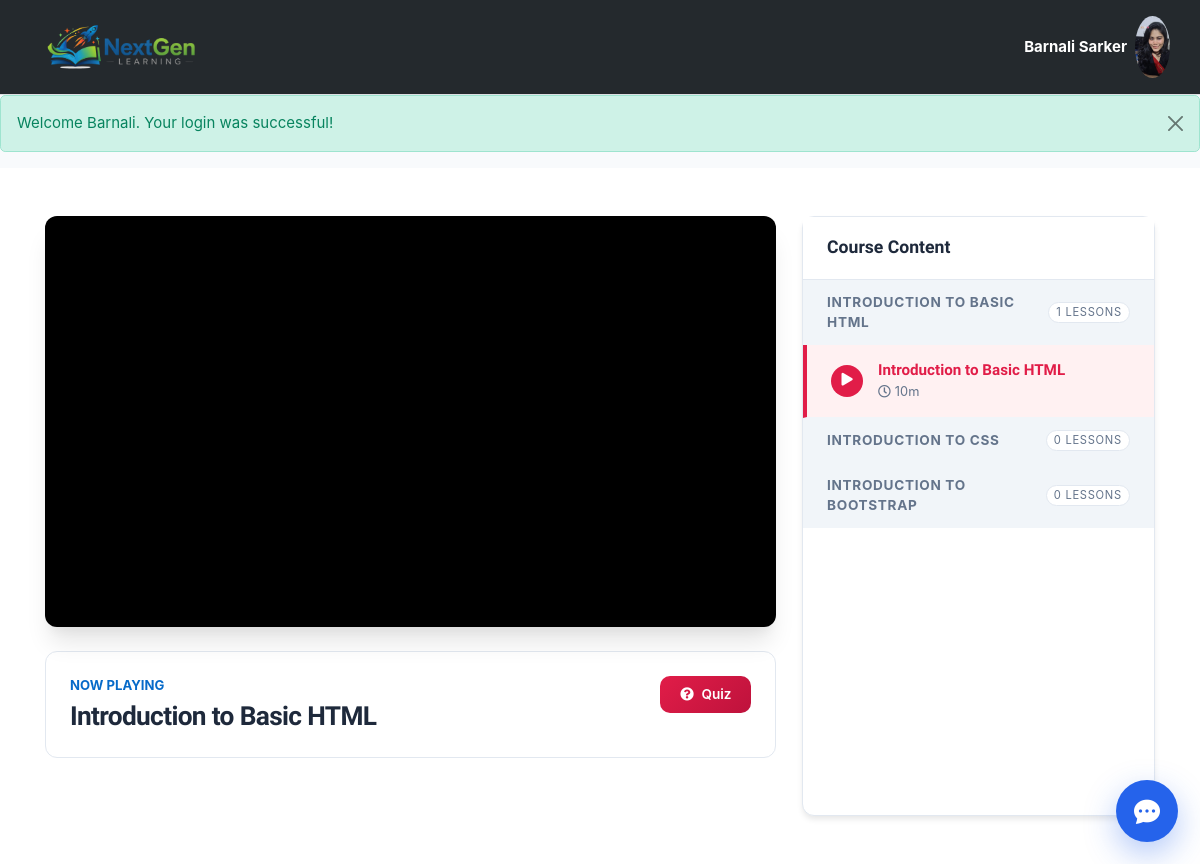
The page /student/watch_course.php?course_id=40 (signed in) on the database its author committed.
### tables this page shows
CREATE TABLE `users` (
  `id` int(11) NOT NULL,
  `role` enum('student','admin','instructor') NOT NULL DEFAULT 'student',
  `first_name` varchar(255) NOT NULL,
  `last_name` varchar(255) NOT NULL,
  `phone` varchar(255) NOT NULL,
  `email` varchar(255) NOT NULL,
  `password` varchar(255) NOT NULL,
  `avatar` varchar(255) DEFAULT NULL,
  `created_at` datetime NOT NULL DEFAULT current_timestamp(),
  `updated_at` datetime NOT NULL DEFAULT current_timestamp()
);

CREATE TABLE `lectures` (
  `id` int(11) NOT NULL,
  `course_id` bigint(20) NOT NULL,
  `title` varchar(255) NOT NULL
);

CREATE TABLE `topics` (
  `id` int(11) NOT NULL,
  `lecture_id` int(11) NOT NULL,
  `course_id` int(11) NOT NULL,
  `title` varchar(255) NOT NULL,
  `video` varchar(255) NOT NULL,
  `duration` varchar(255) NOT NULL,
  `price` enum('free','premium') NOT NULL
);

### includes/get_course_lectures.php (called while the page is built, shortened)
<?php
function get_course_lectures($conn, $course_id) {
    $lectures = [];
    $stmt = $conn->prepare("SELECT * FROM lectures WHERE course_id = ?");
    $stmt->bind_param("i", $course_id);
    $stmt->execute();
    $result = $stmt->get_result();
    if ($result) {
        $lectures = $result->fetch_all(MYSQLI_ASSOC);
    }
    return $lectures;
}
?>

### includes/get_course_topics.php (called while the page is built, shortened)
<?php
function get_course_topics($conn, $lecture_id) {
    $topics = [];
    $stmt = $conn->prepare("SELECT * FROM topics WHERE lecture_id = ?");
    $stmt->bind_param("i", $lecture_id);
    $stmt->execute();
    $result = $stmt->get_result();
    if ($result) {
        $topics = $result->fetch_all(MYSQLI_ASSOC);
    }
    return $topics;
}
?>

### includes/get_user_by_id.php (called while the page is built, shortened)
<?php
function get_user($conn, $user_id)
{
    $stmt = $conn->prepare("SELECT * FROM users WHERE id = ?");
    $stmt->bind_param("s", $user_id);
    if (!$stmt->execute()) {
        echo "Error executing query: " . $stmt->error;
        return null;
    }
    $result = $stmt->get_result();
    if ($result->num_rows > 0) {
        $user = $result->fetch_assoc();
        return $user;
    } else {
        echo "No user found with the given email.";
        $stmt->close();
        return null;
    }
}
?>

### student/watch_course.php (the view, shortened to what this page needs)
<?php
include('../includes/db.php');
include('../includes/get_course_topics.php');
include('../includes/get_course_lectures.php');
$course_id = $_GET['course_id'];
$course_lectures = get_course_lectures($conn, $course_id);
$watched_topic_ids = [];
?>
<main>
    <div class="container py-5">
        <div class="row g-4">
            <div class="col-lg-8">
                <div class="player-wrapper">
                    <div id="videoPlayer"></div>
                </div>
                <div class="video-title-section">
                    <div class="d-flex align-items-start justify-content-between gap-3">
                        <div class="flex-grow-1 min-width-0">
                            <p class="text-uppercase small fw-bold text-primary mb-1">Now Playing</p>
                            <h4 id="currentVideoTitle" class="text-truncate">Select a lesson to start learning</h4>
                        </div>
                        <button id="quizBtn" class="quiz-btn flex-shrink-0" onclick="openQuiz()" title="Test your knowledge on this topic">
                            <i class="fas fa-question-circle me-1"></i> Quiz
                        </button>
                    </div>
                </div>
            </div>
            <div class="col-lg-4">
                <div class="curriculum-card">
                    <div class="card-header bg-opacity-10">
                        <h3 class="mb-0">Course Content</h3>
                    </div>
                    <div class="curriculum-body">
                        <?php if (!empty($course_lectures)): ?>
                            <?php foreach ($course_lectures as $lecture): ?>
                                <div class="lecture-section-title">
                                    <?php echo htmlspecialchars($lecture['title']); ?>
                                    <?php
                                        $topics = get_course_topics($conn, $lecture['id']);
                                        $count = count($topics ?? []);
                                    ?>
                                    <span class="badge rounded-pill"><?php echo $count; ?> Lessons</span>
                                </div>
                                <?php if ($count > 0): ?>
                                    <?php foreach ($topics as $lesson):
                                        $videoUrl = $lesson['video'];
                                        $videoId = '';
                                        if (preg_match('/[?&]v=([^&]+)/', $videoUrl, $matches)) { $videoId = $matches[1]; }
                                        elseif (preg_match('/youtu\.be\/([^?]+)/', $videoUrl, $matches)) { $videoId = $matches[1]; }
                                    ?>
                                        <div class="lecture-item play-video"
                                             data-video-id="<?php echo htmlspecialchars($videoId); ?>"
                                             data-title="<?php echo htmlspecialchars($lesson['title']); ?>"
                                             data-topic-id="<?php echo (int)$lesson['id']; ?>"
                                             data-watched="<?php echo in_array((int)$lesson['id'], $watched_topic_ids) ? '1' : '0'; ?>">
                                            <div class="play-icon-box">
                                                <i class="fas fa-play"></i>
                                            </div>
                                            <div class="flex-grow-1">
                                                <h6><?php echo htmlspecialchars($lesson['title']); ?></h6>
                                                <p><i class="far fa-clock me-1"></i><?php echo htmlspecialchars($lesson['duration']); ?></p>
                                            </div>
                                        </div>
                                    <?php endforeach; ?>
                                <?php endif; ?>
                            <?php endforeach; ?>
                        <?php else: ?>
                            <div class="text-center py-5">
                                <p class="text-muted">No content available.</p>
                            </div>
                        <?php endif; ?>
                    </div>
                </div>
            </div>
        </div>
    </div>
</main>
<link rel="stylesheet" href="../chatbot/assets/home-widget.css?v=<?= file_exists(__DIR__ . '/../chatbot/assets/home-widget.css') ? filemtime(__DIR__ . '/../chatbot/assets/home-widget.css') : time() ?>">
<div class="ng-chat-widget" id="ngChatWidget" data-base="../">
    <button class="ng-chat-toggle" id="ngChatToggle" type="button" aria-label="Ask about this course">
        <i class="bi bi-chat-dots-fill"></i>
    </button>
</div>
<?php
$content = ob_get_clean();
include('../layouts/student.php');
?>

### layouts/student.php (shortened to what this page needs)
<?php
include_once('../includes/db.php');
include_once('../includes/get_user_by_id.php');
$user_id = $_SESSION['user_id'];
$user = get_user($conn, $user_id);
?>
<!DOCTYPE html>
<html lang="en">
<head>
    <link rel="stylesheet" type="text/css" href="../assets/vendor/font-awesome/css/all.min.css">
    <link rel="stylesheet" type="text/css" href="../assets/vendor/bootstrap-icons/bootstrap-icons.css">
    <link rel="stylesheet" type="text/css" href="../assets/vendor/choices/css/choices.min.css">
    <link rel="stylesheet" type="text/css" href="https://cdn.jsdelivr.net/npm/glightbox/dist/css/glightbox.min.css">
    <link rel="stylesheet" type="text/css" href="https://cdn.quilljs.com/1.3.7/quill.snow.css">
    <link rel="stylesheet" type="text/css" href="../assets/vendor/stepper/css/bs-stepper.min.css">
    <link rel="stylesheet" type="text/css" href="../assets/vendor/overlay-scrollbar/css/overlayscrollbars.min.css">
    <link rel="stylesheet" type="text/css" href="../assets/css/style.css">
</head>
<body>
    <nav class="navbar top-bar border-bottom shadow-none py-0 py-xl-3" style="background:#24292d;">
        <div class="container p-0">
            <div class="d-flex align-items-center w-100">
                <div class="ms-3 d-none d-xl-block">
                    <a href="../student/dashboard.php"><img class="navbar-logo" src="../assets/images/logo.png" alt="logo"></a>
                </div>
                <div class="ms-auto">
                    <ul class="navbar-nav flex-row align-items-center">
                        <li class="nav-item dropdown">
                            <a class="d-flex align-items-center text-white text-decoration-none"
                            href="#"
                            id="profileDropdown"
                            role="button"
                            data-bs-toggle="dropdown"
                            aria-expanded="false">
                                <span class="me-2 fw-bold text-white">
                                    <?= $user['first_name'] ?> <?= $user['last_name'] ?>
                                </span>
                                <?php if ($user['avatar']) { ?>
                                    <img class="rounded-circle"
                                        src="../uploads/img/users/<?php echo $user['avatar']; ?>"
                                        width="35" height="35"
                                        style="object-fit: cover; min-width: 35px;">
                                <?php } ?>
                            </a>
                        </li>
                    </ul>
                </div>
            </div>
        </div>
    </nav>
    <?php
    if (!empty($_SESSION['error_message']) || !empty($_SESSION['success_message'])) {
        $isError = !empty($_SESSION['error_message']);
        $alertType = $isError ? 'warning' : 'success';
        $message = $isError ? $_SESSION['error_message'] : $_SESSION['success_message'];
        ?>
        <div class="alert alert-<?= $alertType ?> alert-dismissible fade show" role="alert">
            <?= htmlspecialchars($message) ?>
            <button type="button" class="btn-close" data-bs-dismiss="alert" aria-label="Close"></button>
        </div>
    <?php
    }
    ?>
    <main>
        <?php echo $content; ?>
    </main>
</body>
</html>

### chatbot/assets/home-widget.css (style rules this page uses)
.ng-chat-widget, .ng-chat-widget * { box-sizing: border-box; }
.ng-chat-widget { position: fixed; right: 22px; bottom: 22px; z-index: 1080; font-family: "Inter", Arial, Helvetica, sans-serif; }
.ng-chat-toggle { width: 62px; height: 62px; border: 0; border-radius: 50%; background: #2563eb; color: #ffffff; box-shadow: 0 12px 32px rgba(37, 99, 235, 0.35); font-size: 26px; display: inline-flex; align-items: center; justify-content: center; cursor: pointer; }

### layouts/student.php (style rules this page uses)
.navbar { overflow: visible !important; }

### student/watch_course.php (style rules this page uses)
:root { --primary: #e11d48; --primary-light: #fff1f2; --bg-body: #f8fafc; --text-main: #1e293b; --text-muted: #64748b; --border-color: #e2e8f0; }
body { background-color: var(--bg-body); color: var(--text-main); font-family: 'Inter', system-ui, -apple-system, sans-serif; }
.player-wrapper { position: relative; width: 100%; aspect-ratio: 16 / 9; border-radius: 12px; overflow: hidden; background: #000; box-shadow: 0 20px 25px -5px rgba(0, 0, 0, 0.1), 0 10px 10px -5px rgba(0, 0, 0, 0.04); }
.player-wrapper > div, .player-wrapper iframe { position: absolute; inset: 0; width: 100%; height: 100%; }
.video-title-section { background: #fff; padding: 24px; border-radius: 12px; margin-top: 1.5rem; border: 1px solid var(--border-color); }
.video-title-section h4 { color: var(--text-main); margin: 0; font-weight: 700; letter-spacing: -0.025em; }
.curriculum-card { height: 75vh; display: flex; flex-direction: column; border-radius: 12px; border: 1px solid var(--border-color); background: #fff; box-shadow: 0 4px 6px -1px rgba(0, 0, 0, 0.1); }
.curriculum-card .card-header { background: #fff; border-bottom: 1px solid var(--border-color); padding: 20px 24px; }
.curriculum-card .card-header h3 { color: var(--text-main); font-weight: 700; font-size: 1.1rem; }
.curriculum-body { flex-grow: 1; overflow-y: auto; padding: 0 !important; }
.lecture-section-title { background: #f1f5f9; padding: 12px 24px; font-size: 0.85rem; text-transform: uppercase; letter-spacing: 0.05em; font-weight: 700; color: var(--text-muted); margin-bottom: 0; display: flex; justify-content: space-between; align-items: center; }
.lecture-section-title .badge { background: #fff; color: var(--text-muted); border: 1px solid var(--border-color); font-size: 0.7rem; }
.lecture-item { cursor: pointer; transition: all 0.2s ease; padding: 16px 24px; border-bottom: 1px solid #f1f5f9; background: #fff; display: flex; align-items: center; gap: 15px; }
.lecture-item.active { background-color: var(--primary-light); border-left: 4px solid var(--primary); }
.lecture-item .play-icon-box { width: 32px; height: 32px; background: #f1f5f9; color: var(--text-muted); border-radius: 50%; display: flex; align-items: center; justify-content: center; flex-shrink: 0; font-size: 0.8rem; }
.lecture-item.active .play-icon-box { background: var(--primary); color: #fff; }
.lecture-item h6 { font-weight: 500; font-size: 0.95rem; margin-bottom: 2px; color: var(--text-main); }
.lecture-item.active h6 { color: var(--primary); font-weight: 600; }
.lecture-item p { color: var(--text-muted); font-size: 0.8rem; margin: 0; }
.quiz-btn { background: linear-gradient(135deg, #e11d48, #be123c); color: #fff; border: none; border-radius: 10px; padding: 8px 20px; font-weight: 600; font-size: 0.85rem; transition: all 0.25s ease; }

### rows shown on the page
users: first_name "Barnali", last_name "Sarker", avatar (picture)
lectures: title "INTRODUCTION TO BASIC HTML", count "1"
topics: title "Introduction to Basic HTML", duration "10m"
lectures: title "INTRODUCTION TO CSS", count "0"
lectures: title "INTRODUCTION TO BOOTSTRAP", count "0"

### other values the page prints
$message "Welcome Barnali. Your login was successful!"
